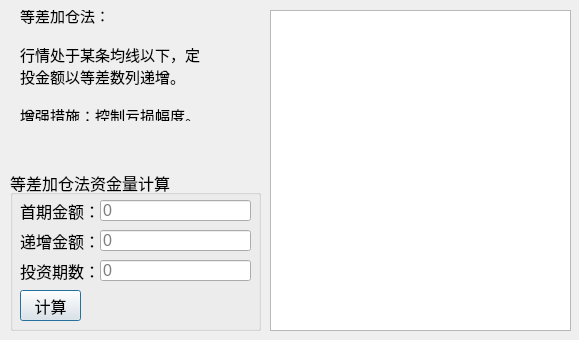
<?xml version="1.0" encoding="UTF-8"?>
<ui version="4.0">
 <class>TradeArithmeticSequence</class>
 <widget class="QDialog" name="TradeArithmeticSequence">
  <property name="geometry">
   <rect>
    <x>0</x>
    <y>0</y>
    <width>579</width>
    <height>340</height>
   </rect>
  </property>
  <property name="font">
   <font>
    <pointsize>11</pointsize>
   </font>
  </property>
  <property name="windowTitle">
   <string>等差加仓法</string>
  </property>
  <widget class="QGroupBox" name="groupBox_4">
   <property name="geometry">
    <rect>
     <x>10</x>
     <y>170</y>
     <width>251</width>
     <height>161</height>
    </rect>
   </property>
   <property name="font">
    <font>
     <pointsize>12</pointsize>
    </font>
   </property>
   <property name="title">
    <string>等差加仓法资金量计算</string>
   </property>
   <widget class="QLabel" name="labelIncomeSrc_2">
    <property name="geometry">
     <rect>
      <x>10</x>
      <y>30</y>
      <width>81</width>
      <height>21</height>
     </rect>
    </property>
    <property name="font">
     <font>
      <pointsize>12</pointsize>
     </font>
    </property>
    <property name="text">
     <string>首期金额：</string>
    </property>
   </widget>
   <widget class="QLineEdit" name="inputFirst">
    <property name="geometry">
     <rect>
      <x>90</x>
      <y>30</y>
      <width>151</width>
      <height>21</height>
     </rect>
    </property>
    <property name="font">
     <font>
      <pointsize>12</pointsize>
     </font>
    </property>
    <property name="toolTip">
     <string/>
    </property>
    <property name="text">
     <string/>
    </property>
    <property name="placeholderText">
     <string extracomment="0.00">0</string>
    </property>
   </widget>
   <widget class="QLabel" name="labelIncomeSrc_3">
    <property name="geometry">
     <rect>
      <x>10</x>
      <y>60</y>
      <width>81</width>
      <height>21</height>
     </rect>
    </property>
    <property name="font">
     <font>
      <pointsize>12</pointsize>
     </font>
    </property>
    <property name="text">
     <string>递增金额：</string>
    </property>
   </widget>
   <widget class="QLineEdit" name="inputIncrease">
    <property name="geometry">
     <rect>
      <x>90</x>
      <y>60</y>
      <width>151</width>
      <height>21</height>
     </rect>
    </property>
    <property name="font">
     <font>
      <pointsize>12</pointsize>
     </font>
    </property>
    <property name="toolTip">
     <string/>
    </property>
    <property name="text">
     <string/>
    </property>
    <property name="placeholderText">
     <string extracomment="0.00">0</string>
    </property>
   </widget>
   <widget class="QLabel" name="labelIncomeTime_2">
    <property name="geometry">
     <rect>
      <x>10</x>
      <y>90</y>
      <width>81</width>
      <height>21</height>
     </rect>
    </property>
    <property name="font">
     <font>
      <pointsize>12</pointsize>
     </font>
    </property>
    <property name="text">
     <string>投资期数：</string>
    </property>
   </widget>
   <widget class="QLineEdit" name="inputCnt">
    <property name="geometry">
     <rect>
      <x>90</x>
      <y>90</y>
      <width>151</width>
      <height>21</height>
     </rect>
    </property>
    <property name="font">
     <font>
      <pointsize>12</pointsize>
     </font>
    </property>
    <property name="toolTip">
     <string/>
    </property>
    <property name="text">
     <string/>
    </property>
    <property name="placeholderText">
     <string extracomment="0.00">0</string>
    </property>
   </widget>
   <widget class="QPushButton" name="btnTotalMoney">
    <property name="geometry">
     <rect>
      <x>10</x>
      <y>120</y>
      <width>61</width>
      <height>31</height>
     </rect>
    </property>
    <property name="font">
     <font>
      <pointsize>12</pointsize>
     </font>
    </property>
    <property name="text">
     <string>计算</string>
    </property>
   </widget>
  </widget>
  <widget class="QTextBrowser" name="textMoney">
   <property name="geometry">
    <rect>
     <x>270</x>
     <y>10</y>
     <width>301</width>
     <height>321</height>
    </rect>
   </property>
  </widget>
  <widget class="QLabel" name="label">
   <property name="geometry">
    <rect>
     <x>20</x>
     <y>10</y>
     <width>191</width>
     <height>111</height>
    </rect>
   </property>
   <property name="text">
    <string>等差加仓法：

行情处于某条均线以下，定投金额以等差数列递增。

增强措施：控制亏损幅度。</string>
   </property>
   <property name="wordWrap">
    <bool>true</bool>
   </property>
  </widget>
 </widget>
 <resources/>
 <connections/>
</ui>
